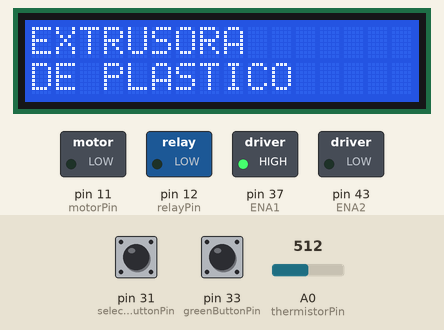
This sketch was run on a simulated Arduino Mega 2560, built with avr-gcc and run on an emulated ATmega2560. Parts: 16×2 character LCD, switched loads named in the sketch (green lamp = pin HIGH). Inputs (shaded band) come from the test bench; at power-on: pin 33 (greenButtonPin) HIGH, A0 (thermistorPin) = 512, pin 31 (selectionButtonPin) LOW.

Above: at 2.6 s.
2.7 s: pin 33 (greenButtonPin) pulled LOW for 0.15 s
At 4.1 s:
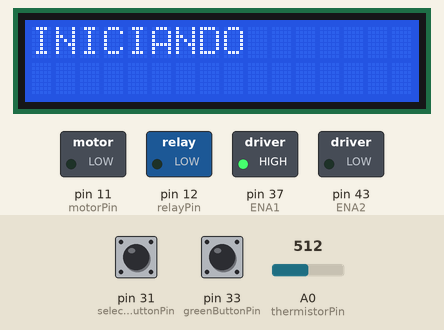
5.8 s: A0 (thermistorPin) set to 84
At 7.5 s:
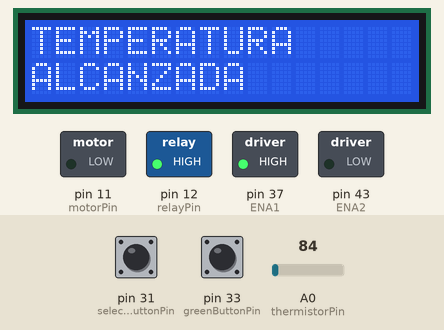
7.8 s: A0 (thermistorPin) set to 74
At 9.7 s:
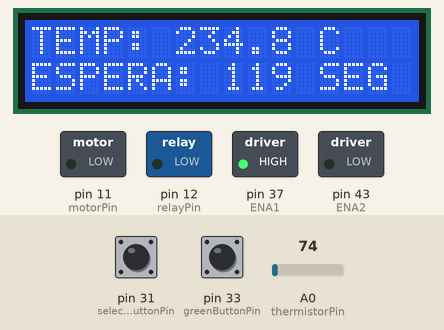
10.8 s: A0 (thermistorPin) set to 122
At 12.2 s:
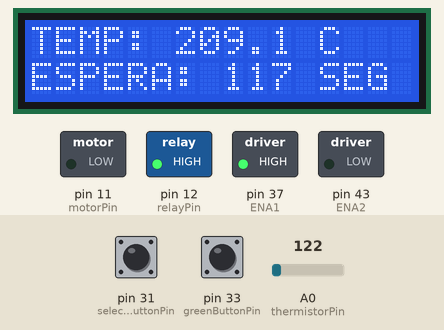
Timing chart, 0 to 13.3 s (numbered marks = the images above; inputs shaded):
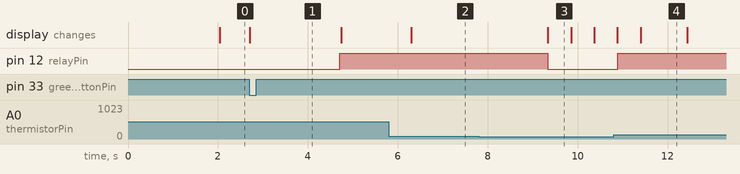

Measured:
- the behaviour switches between 81 and 80 on A0 (thermistorPin) (found by bisection; images 2 and 3)
- after the input at 2.7 s, pin 12 (relayPin): LOW → HIGH after 2.0 s; the display: changes at once (image 1)
- after the input at 5.8 s, the display: changes after 0.50 s (image 2)
- after the input at 7.8 s, pin 12 (relayPin): HIGH → LOW after 1.5 s
- after the input at 10.8 s, pin 12 (relayPin): LOW → HIGH after 0.09 s
- what the display in image 3 shows lasts 0.6 s, from 9.3 s to 9.9 s
- what the display in image 4 shows lasts 1.0 s, from 11.4 s to 12.4 s

The sketch:

main-code.ino
```cpp
#include <AccelStepper.h>
#include <LiquidCrystal_I2C.h>
#include <math.h>
#include <Wire.h>
#include <PID_v1.h>
#include <U8g2lib.h>

#define motorInterfaceType 1

//parametros para cambiar

  const float tempBuscada = 230.0; //230 para PP
  const int velocidadPaPgrande = -70; //-70 para PP
  const int velocidadPaPchico = 1000;
  const byte frecuenciaVariador = 105; // Valores de 0 a 255 // 105 ~= 19.5Hz // 100 ~= 18.7Hz // 80 ~= 14.9Hz

  unsigned long esperaCalentando = 120000; // Tiempo de espera después de alcanzar la temperatura para encender los motores

//

//PROGRAMA ON/OFF
  bool estado = 0; // 0 = esperando, 1 = funcionando

  bool encendidoMotores = 0; // 0 = motores apagados, 1 = motores encendidos
//

//TIEMPOS

 unsigned long tiempoActual = 0;
 unsigned long tiempo1 = 0;
 unsigned long tiempo2 = 0;
 unsigned long tiempo3 = 0;
 unsigned long tiempo4 = 0;
 unsigned long lastPidTime = 0;
 const unsigned long pidInterval = 200;
//

// PULSADORES

 const int redButtonPin = 35;
 const int greenButtonPin = 33;
 const int selectionButtonPin = 31;
 const int potPin = A2;

 bool currentSelectState = LOW;
 bool lastSelectState = LOW;
 bool currentGreenState = LOW;
 bool lastGreenState = HIGH;
//

//Motores Paso a Paso

 //Velocidades Paso a Paso en "//parametros" Line 10
 const int ENA1 = 37;
 const int STP1 = 39;
 const int DIR1 = 41;
 const int ENA2 = 43;
 const int STP2 = 45;
 const int DIR2 = 47;

 const int FC1 = 23;
 const int FC2 = 25;

 AccelStepper myStepper1(motorInterfaceType, STP1, DIR1);
 AccelStepper myStepper2(motorInterfaceType, STP2, DIR2);

 const int thermistorPin = A0;
 const int relayPin=12;
//

//Variador de frecuencia

 //Velocidad variador de frecuencia en "//parametros" Line 10
 const int motorPin = 11;
//

//Sensor RPM

 const uint8_t sensorPin = 2;  // pin digital 2 (interrupción INT0)
 const int PPR = 20;            // Pulsos por vuelta, ajustar según tu disco

 volatile unsigned long lastPulseMicros = 0;
 volatile unsigned long pulsePeriodMicros = 0;
 volatile bool newPeriod = false;

 float rpmFiltered = 0;     // RPM filtrada
 const float alpha = 0.2;   // factor de suavizado (0.1 - 0.3 recomendado)
//

//TEMPERATURA

 bool tempAlcanzada = false;
 //tempBuscada en "//parametros" Line 10
 float tempActual=0.0;

 const float seriesResistor = 4700.0;      // resistencia en ohms
 const float nominalResistance = 100000.0; // resistencia del NTC a 25°C
 const float nominalTemperature = 25.0;    // temperatura nominal en °C
 const float bCoefficient = 3950.0;        // B del NTC
 const float vRef = 5.0;                  // voltaje de referencia
 const int adcMax = 1023;

 byte i = 0;

 float readThermistor() {
  int adcValue = analogRead(thermistorPin);
  float voltage = adcValue * vRef / adcMax;

  float resistance = seriesResistor * (voltage / (vRef - voltage));

  float steinhart;
  steinhart = resistance / nominalResistance;          // R/Ro
  steinhart = log(steinhart);                          // ln(R/Ro)
  steinhart /= bCoefficient;                           // 1/B * ln(R/Ro)
  steinhart += 1.0 / (nominalTemperature + 273.15);   // + 1/To
  steinhart = 1.0 / steinhart;                         // invertimos
  steinhart -= 273.15;                                 // °C

  return steinhart;
 }

 double Setpoint, Input, Output;
 double Kp = 10.0;
 double Ki = 0.5;
 double Kd = 0.0;
 PID myPID(&Input, &Output, &Setpoint, Kp, Ki, Kd, DIRECT);
//

LiquidCrystal_I2C lcd(0x27, 16, 2);

void setup() {
  lcd.init();
  lcd.backlight();

  pinMode(selectionButtonPin, INPUT);
  pinMode(greenButtonPin, INPUT);
  pinMode(redButtonPin, INPUT);
  pinMode(FC1, INPUT);
  pinMode(FC2, INPUT);

  pinMode(potPin, INPUT);

  pinMode(motorPin, OUTPUT);
  analogWrite(motorPin, 0);

  pinMode(relayPin, OUTPUT);
  digitalWrite(relayPin, LOW);

  Setpoint = tempBuscada;

  myPID.SetOutputLimits(0, 255); // límites de salida
  myPID.SetSampleTime(500);      // cada 500 ms
  myPID.SetMode(AUTOMATIC);      // activar PID

  pinMode(sensorPin, INPUT);
  //attachInterrupt(digitalPinToInterrupt(sensorPin), isr_pulse, FALLING);

  pinMode(ENA1, OUTPUT);
  pinMode(ENA2, OUTPUT);

  digitalWrite(ENA1, HIGH);
  digitalWrite(ENA2, LOW);

  myStepper1.setMaxSpeed(1000);
  myStepper1.setAcceleration(50);
  myStepper1.setSpeed(velocidadPaPgrande); // Cambiar valor en "//Paremetros"

  myStepper2.setMaxSpeed(1000);
  myStepper2.setAcceleration(50);
  myStepper2.setSpeed(velocidadPaPchico); // Cambiar valor en "//Paremetros"
}

void loop() {

  currentSelectState = digitalRead(selectionButtonPin);
  currentGreenState = digitalRead(greenButtonPin);

  if (!estado){
    esperando();
  }
  else if(estado){
    temp();
    motores();
    // rpm();
    display();
  }
}

void esperando(){

  if (currentGreenState == LOW && lastGreenState == HIGH) {
    estado = 1;
    lcd.clear();
    lcd.print("INICIANDO");
    delay(2000);
  }
  else {

    if (millis() > tiempo1 + 2000) {
      i = (i + 1) %2;
      tiempo1 = millis();
      lcd.clear();

      if (i==1) {
        lcd.setCursor(0,0);
        lcd.print("EXTRUSORA       ");
        lcd.setCursor(0,1);
        lcd.print("DE PLASTICO     ");
      }
      else if(i==0){
        lcd.setCursor(0,0);
        lcd.print("PRESIONAR VERDE ");
        lcd.setCursor(0,1);
        lcd.print("PARA INICIAR    ");
      }
    }


  }

  lastGreenState = currentGreenState;

}

void temp(){
  tempActual = readThermistor();

  Input = tempActual;
  myPID.Compute();

  if (Output > 10){
    digitalWrite(relayPin, HIGH);
  }
  else{
    digitalWrite(relayPin, LOW);
  }

  if(!tempAlcanzada) {

    lcd.setCursor(0, 0);
    lcd.print("CALENTANDO      ");

    if(millis() > tiempo2 + 500){
      tiempo2 = millis();
    lcd.setCursor(0, 1);
    lcd.print(tempActual);
    lcd.print(" C         ");

    if(tempActual >= tempBuscada) {
      tempAlcanzada = true;
      lcd.clear();
      lcd.print("TEMPERATURA");
      lcd.setCursor(0, 1);
      lcd.print("ALCANZADA");
      delay(3000);
      tiempo4 = millis();
      lcd.clear();

    }

    }


  }
}

void motores(){
  if(tempAlcanzada && encendidoMotores){
  analogWrite(motorPin, frecuenciaVariador); //Cambiar valor en "//Paremetros"

  myStepper1.runSpeed();
  /*myStepper2.runSpeed();

  if(!digitalRead(FC1)){
    myStepper2.setSpeed(-1000);
  }
  else if(!digitalRead(FC2)) {
    myStepper2.setSpeed(1000);

  }*/

  }
}

/*
void rpm(){
  if (newPeriod) {
    noInterrupts();
    unsigned long period = pulsePeriodMicros;
    newPeriod = false;
    interrupts();

    if (period > 0) {
      float rpm = 60.0 * 1000000.0 / (period * PPR);  // RPM instantánea
      // Promedio exponencial para filtrar
      rpmFiltered = alpha * rpm + (1 - alpha) * rpmFiltered;
    }
  }

  // Detectar motor parado
  if (micros() - lastPulseMicros > 2e6) { // 2 segundos sin pulsos
    rpmFiltered = 0;
  }
}

void isr_pulse() {
  unsigned long now = micros();
  if (lastPulseMicros != 0) {
    unsigned long period = now - lastPulseMicros;
    if (period > 80) { // descartar pulsos ruidosos
      pulsePeriodMicros = period;
      newPeriod = true;
    }
  }
  lastPulseMicros = now;
}
*/


void display(){
  if(tempAlcanzada && millis() > tiempo3 + 500) {
    lcd.setCursor(0, 0);
    lcd.print("TEMP: ");
    lcd.print(tempActual, 1); // Mostrar temperatura con 1 decimal
    lcd.print(" C   ");
    tiempo3 = millis();

    if(!encendidoMotores){
    if(millis() <= tiempo4 + esperaCalentando){
    lcd.setCursor(0, 1);
    lcd.print("ESPERA: ");
    lcd.print(((tiempo4 + esperaCalentando) - millis()) / 1000);
    lcd.print(" SEG  ");
    } else{
      encendidoMotores = 1;
      lcd.clear();
    }
    }
    /*lcd.setCursor(0, 1);
    lcd.print(rpmFiltered, 1);
    lcd.print(" RPM         ");
    */
  }
}
```
